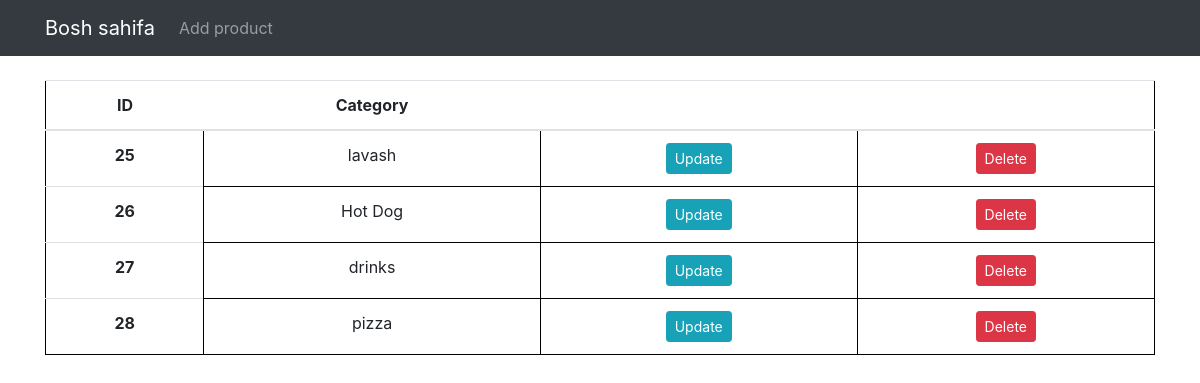
/forms/category/, run on an earlier commit of the app's database.
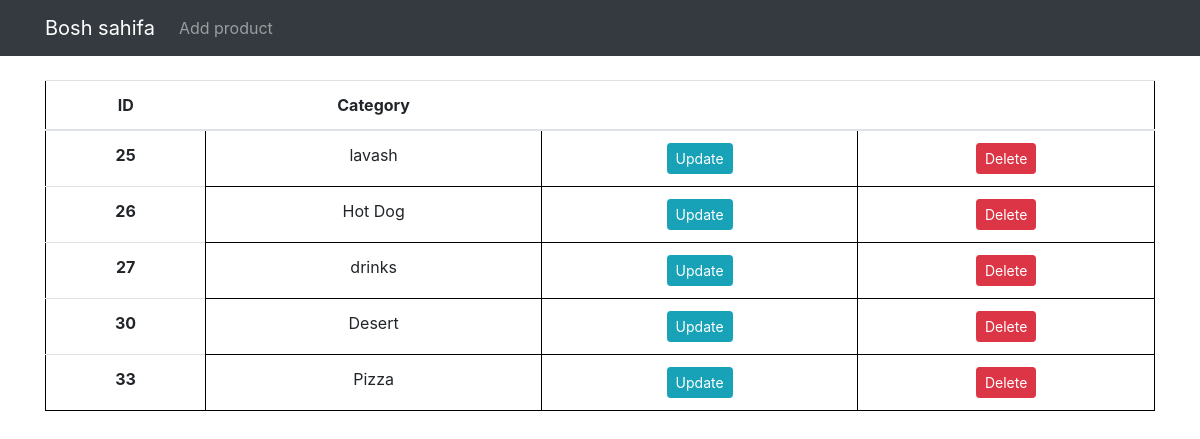
And on a later commit of the database.
### forms/models.py (models this page shows, shortened)
class Category(models.Model):
    name = models.CharField(max_length=255)
    icon = models.ImageField(upload_to = "media/images", null=True)
    slug = models.CharField(max_length=255, null=True)
    created_at = models.DateTimeField(auto_now_add=True)
    updated_at = models.DateTimeField(auto_now=True)

### forms/views.py (the view)
# urls.py: path("category/", category, name="category-list"),
def category(request):
    categories = Category.objects.all()
    context = {
        "categories": categories
    }
    return render(request, "forms/category_list.html", context)

### templates/forms/category_list.html (shortened to what this page needs)
<!DOCTYPE html>
<html lang="en">
<head>
    <link rel="stylesheet" href="https://maxcdn.bootstrapcdn.com/bootstrap/4.0.0/css/bootstrap.min.css"
>
</head>
<body>
    <nav class="navbar navbar-expand-lg navbar-dark bg-dark">
        <div class="container">
            <a class="navbar-brand" href="{% url 'bosh-sahifa' %}">Bosh sahifa</a>
            <div class="collapse navbar-collapse" id="navbarSupportedContent">
                <ul class="navbar-nav mr-auto">
                    <li class="nav-item">
                        <a class="nav-link" href="{% url 'product-create' %}">Add product</a>
                    </li>
                </ul>
            </div>
        </div>
    </nav>
<div class="container mt-4">
    <table class="table">
        <thead>
            <tr style="text-align: center;">
                <th scope="col">ID</th>
                <th scope="col">Category</th>
                <th scope="col"></th>
                <th scope="col"></th>
            </tr>
        </thead>
        <tbody>
            {% for cat in categories %}
                <tr style="text-align: center;">
                    <th scope="row">{{cat.id}}</th>
                    <td>{{cat.name}}</td>
                    <td>
                        <a href="{% url 'update-category' pk=cat.id %}" class="btn btn-info btn-sm">
                            Update
                        </a>
                    </td>
                    <td>
                        <a href="{% url 'delete-category' pk=cat.id %}" class="btn btn-danger btn-sm">Delete</a>
                    </td>
                </tr>
            {% endfor %}
        </tbody>
    </table>
</div>

What changed in the data, as far as the page shows it:
removed Category: id "28", name "pizza"
added Category: id "30", name "Desert"
added Category: id "33", name "Pizza"
